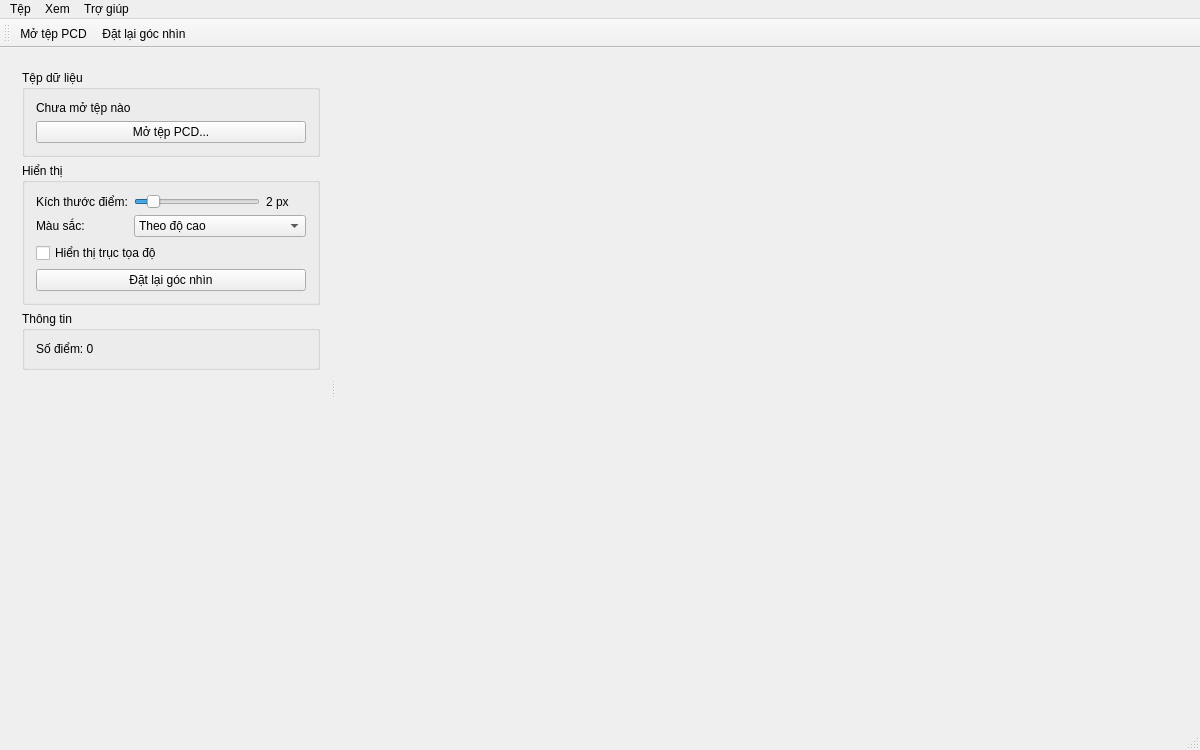
<?xml version="1.0" encoding="UTF-8"?>
<ui version="4.0">
 <class>MainWindow</class>
 <widget class="QMainWindow" name="MainWindow">
  <property name="geometry">
   <rect>
    <x>0</x>
    <y>0</y>
    <width>1200</width>
    <height>750</height>
   </rect>
  </property>
  <property name="windowTitle">
   <string>PointCloudApp</string>
  </property>
  <widget class="QWidget" name="centralwidget">
   <layout class="QHBoxLayout" name="horizontalLayout">
    <item>
     <widget class="QSplitter" name="splitter">
      <property name="orientation">
       <enum>Qt::Horizontal</enum>
      </property>
      <widget class="QWidget" name="controlPanel">
       <property name="minimumSize">
        <size>
         <width>250</width>
         <height>0</height>
        </size>
       </property>
       <property name="maximumSize">
        <size>
         <width>320</width>
         <height>16777215</height>
        </size>
       </property>
       <layout class="QVBoxLayout" name="controlLayout">
        <item>
         <widget class="QGroupBox" name="fileGroupBox">
          <property name="title">
           <string>Tệp dữ liệu</string>
          </property>
          <layout class="QVBoxLayout" name="fileLayout">
           <item>
            <widget class="QLabel" name="fileLabel">
             <property name="text">
              <string>Chưa mở tệp nào</string>
             </property>
             <property name="wordWrap">
              <bool>true</bool>
             </property>
            </widget>
           </item>
           <item>
            <widget class="QPushButton" name="openButton">
             <property name="text">
              <string>Mở tệp PCD...</string>
             </property>
            </widget>
           </item>
          </layout>
         </widget>
        </item>
        <item>
         <widget class="QGroupBox" name="displayGroupBox">
          <property name="title">
           <string>Hiển thị</string>
          </property>
          <layout class="QGridLayout" name="displayLayout">
           <item row="0" column="0">
            <widget class="QLabel" name="pointSizeTitleLabel">
             <property name="text">
              <string>Kích thước điểm:</string>
             </property>
            </widget>
           </item>
           <item row="0" column="1">
            <layout class="QHBoxLayout" name="pointSizeLayout">
             <item>
              <widget class="QSlider" name="pointSizeSlider">
               <property name="minimum">
                <number>1</number>
               </property>
               <property name="maximum">
                <number>10</number>
               </property>
               <property name="value">
                <number>2</number>
               </property>
               <property name="orientation">
                <enum>Qt::Horizontal</enum>
               </property>
              </widget>
             </item>
             <item>
              <widget class="QLabel" name="pointSizeLabel">
               <property name="minimumSize">
                <size>
                 <width>40</width>
                 <height>0</height>
                </size>
               </property>
               <property name="text">
                <string>2 px</string>
               </property>
              </widget>
             </item>
            </layout>
           </item>
           <item row="1" column="0">
            <widget class="QLabel" name="colorTitleLabel">
             <property name="text">
              <string>Màu sắc:</string>
             </property>
            </widget>
           </item>
           <item row="1" column="1">
            <widget class="QComboBox" name="colorModeComboBox">
             <item>
              <property name="text">
               <string>Theo độ cao</string>
              </property>
             </item>
             <item>
              <property name="text">
               <string>Màu đơn sắc</string>
              </property>
             </item>
            </widget>
           </item>
           <item row="2" column="0" colspan="2">
            <widget class="QCheckBox" name="axesCheckBox">
             <property name="text">
              <string>Hiển thị trục tọa độ</string>
             </property>
            </widget>
           </item>
           <item row="3" column="0" colspan="2">
            <widget class="QPushButton" name="resetViewButton">
             <property name="text">
              <string>Đặt lại góc nhìn</string>
             </property>
            </widget>
           </item>
          </layout>
         </widget>
        </item>
        <item>
         <widget class="QGroupBox" name="infoGroupBox">
          <property name="title">
           <string>Thông tin</string>
          </property>
          <layout class="QVBoxLayout" name="infoLayout">
           <item>
            <widget class="QLabel" name="pointCountLabel">
             <property name="text">
              <string>Số điểm: 0</string>
             </property>
            </widget>
           </item>
          </layout>
         </widget>
        </item>
        <item>
         <spacer name="verticalSpacer">
          <property name="orientation">
           <enum>Qt::Vertical</enum>
          </property>
          <property name="sizeHint" stdset="0">
           <size>
            <width>20</width>
            <height>40</height>
           </size>
          </property>
         </spacer>
        </item>
       </layout>
      </widget>
      <widget class="PointCloudViewer" name="viewer" native="1"/>
     </widget>
    </item>
   </layout>
  </widget>
  <widget class="QMenuBar" name="menubar">
   <property name="geometry">
    <rect>
     <x>0</x>
     <y>0</y>
     <width>1200</width>
     <height>24</height>
    </rect>
   </property>
   <widget class="QMenu" name="menuFile">
    <property name="title">
     <string>Tệp</string>
    </property>
    <addaction name="actionOpen"/>
    <addaction name="separator"/>
    <addaction name="actionExit"/>
   </widget>
   <widget class="QMenu" name="menuView">
    <property name="title">
     <string>Xem</string>
    </property>
    <addaction name="actionResetView"/>
    <addaction name="actionShowAxes"/>
   </widget>
   <widget class="QMenu" name="menuHelp">
    <property name="title">
     <string>Trợ giúp</string>
    </property>
    <addaction name="actionAbout"/>
   </widget>
   <addaction name="menuFile"/>
   <addaction name="menuView"/>
   <addaction name="menuHelp"/>
  </widget>
  <widget class="QToolBar" name="mainToolBar">
   <property name="toolButtonStyle">
    <enum>Qt::ToolButtonTextOnly</enum>
   </property>
   <attribute name="toolBarArea">
    <enum>TopToolBarArea</enum>
   </attribute>
   <attribute name="toolBarBreak">
    <bool>false</bool>
   </attribute>
   <addaction name="actionOpen"/>
   <addaction name="actionResetView"/>
  </widget>
  <widget class="QStatusBar" name="statusbar"/>
  <action name="actionOpen">
   <property name="text">
    <string>Mở tệp PCD...</string>
   </property>
   <property name="shortcut">
    <string>Ctrl+O</string>
   </property>
  </action>
  <action name="actionExit">
   <property name="text">
    <string>Thoát</string>
   </property>
   <property name="shortcut">
    <string>Ctrl+Q</string>
   </property>
  </action>
  <action name="actionResetView">
   <property name="text">
    <string>Đặt lại góc nhìn</string>
   </property>
   <property name="shortcut">
    <string>Ctrl+R</string>
   </property>
  </action>
  <action name="actionShowAxes">
   <property name="checkable">
    <bool>true</bool>
   </property>
   <property name="text">
    <string>Hiển thị trục tọa độ</string>
   </property>
  </action>
  <action name="actionAbout">
   <property name="text">
    <string>Giới thiệu</string>
   </property>
  </action>
 </widget>
 <layoutdefault spacing="6" margin="11"/>
 <customwidgets>
  <customwidget>
   <class>PointCloudViewer</class>
   <extends>QWidget</extends>
   <header>PointCloudViewer.h</header>
   <container>1</container>
  </customwidget>
 </customwidgets>
 <resources/>
 <connections/>
</ui>
